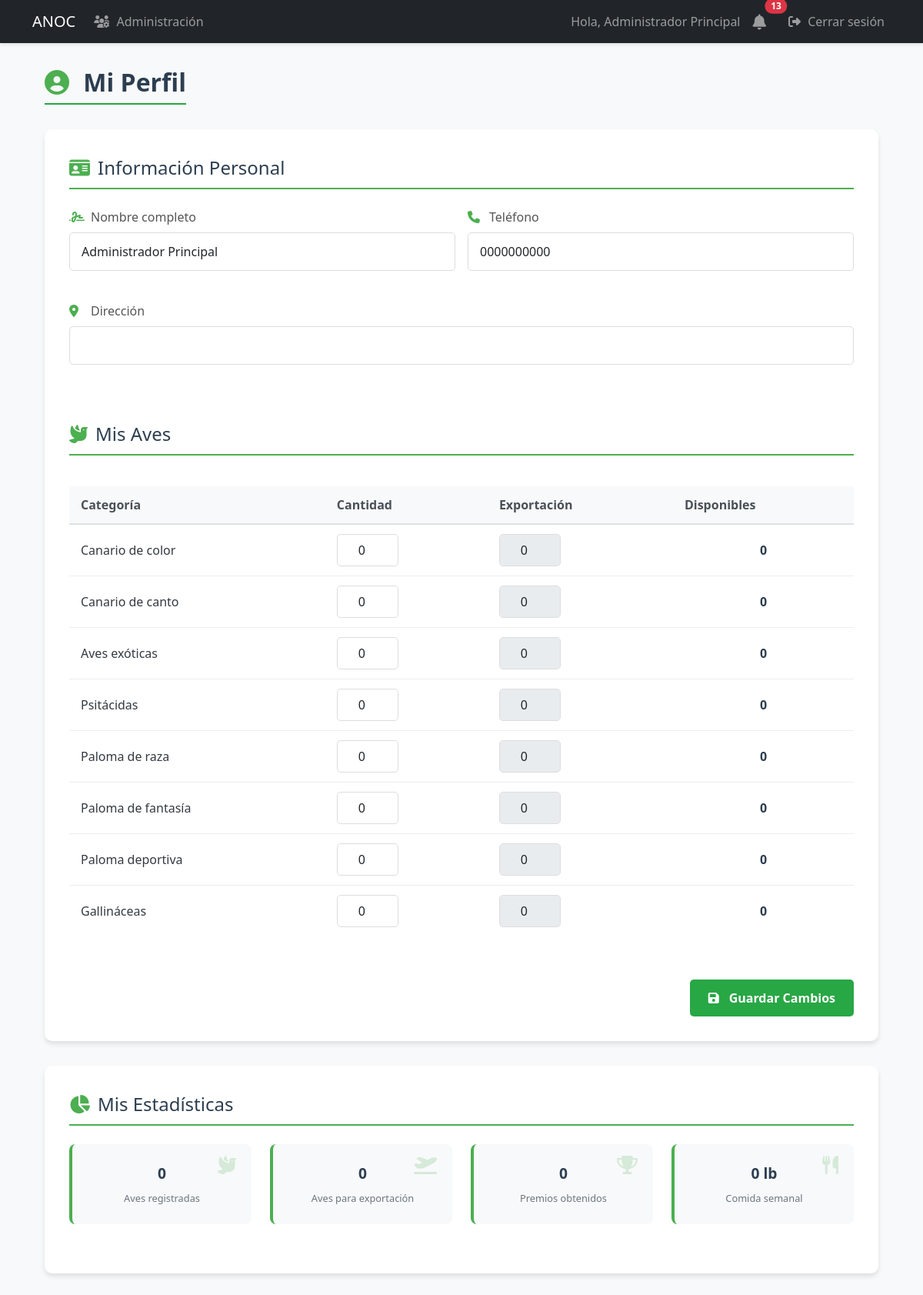
The app's page /profile (signed in) with its own data.
### models.py (models this page shows, shortened)
class User(UserMixin, db.Model):
    id = db.Column(db.Integer, primary_key=True)
    username = db.Column(db.String(80), unique=True, nullable=False, index=True)
    email = db.Column(db.String(120), unique=True, nullable=False, index=True)
    password_hash = db.Column(db.String(128))
    role = db.Column(db.String(20), default='user')  # 'admin', 'specialist', 'dependiente', 'user'
    is_associated = db.Column(db.Boolean, default=False, nullable=False)
    full_name = db.Column(db.String(100), nullable=False)
    phone = db.Column(db.String(20), nullable=False)
    profile_image = db.Column(db.String(255))  # Ruta de la imagen de perfil
    last_login = db.Column(db.DateTime)  # Fecha del último inicio de sesión
    is_active = db.Column(db.Boolean, default=True)  # Para manejar cuentas activas/inactivas
    address = db.Column(db.String(200))  # Nuevo campo para dirección
    birds = db.relationship('UserBirds', backref='user', lazy=True, cascade='all, delete-orphan')
    awards = db.relationship('Award', backref='user', lazy=True, cascade='all, delete-orphan')
    notifications = db.relationship('Notification', backref='user', lazy=True)

class BirdCategory(db.Model):
    id = db.Column(db.Integer, primary_key=True)
    name = db.Column(db.String(100), nullable=False, unique=True)
    parent_category = db.Column(db.String(100))  # Para jerarquías
    resource_needs = db.Column(db.Text)
    description = db.Column(db.Text)  # Descripción más detallada
    birds = db.relationship('UserBirds', backref='category', lazy=True)

### app.py (the view, shortened to what this page needs)
@app.route('/profile', methods=['GET', 'POST'])
@login_required
def profile():
    categories = db.session.execute(select(BirdCategory)).scalars()
    categories = db.session.execute(select(BirdCategory)).scalars()
    return render_template('user/profile.html', categories=categories)

### app.py (called while the page is built)
@login_manager.user_loader
def load_user(user_id):
    return db.session.get(User, int(user_id))

### templates/user/profile.html (shortened to what this page needs)
{% extends "base.html" %}
{% block content %}
<div class="profile-container">
    <div class="profile-header">
        <h2><i class="fas fa-user-circle"></i> Mi Perfil</h2>
    </div>
    <div class="profile-card">
        <form method="POST" action="{{ url_for('profile') }}" id="profile-form">
            <div class="section-title">
                <i class="fas fa-id-card"></i> Información Personal
            </div>
            <div class="row g-3">
                <div class="col-md-6">
                    <div class="form-group">
                        <label><i class="fas fa-signature"></i> Nombre completo</label>
                        <input type="text" class="form-control" name="full_name"
                               value="{{ current_user.full_name }}" required>
                    </div>
                </div>
                <div class="col-md-6">
                    <div class="form-group">
                        <label><i class="fas fa-phone"></i> Teléfono</label>
                        <input type="tel" class="form-control" name="phone"
                               value="{{ current_user.phone }}" required>
                    </div>
                </div>
                <div class="col-12">
                    <div class="form-group">
                        <label><i class="fas fa-map-marker-alt"></i> Dirección</label>
                        <input type="text" class="form-control" name="address"
                               value="{{ current_user.address or '' }}" required>
                    </div>
                </div>
            </div>
            <div class="section-title mt-5">
                <i class="fas fa-dove"></i> Mis Aves
            </div>
            <div class="table-responsive">
                <table class="birds-table">
                    <thead>
                        <tr>
                            <th>Categoría</th>
                            <th>Cantidad</th>
                            <th>Exportación</th>
                            <th>Disponibles</th>
                        </tr>
                    </thead>
                    <tbody>
                        {% for category in categories %}
                        <tr>
                            <td>{{ category.name }}</td>
                            <td>
                                {% set user_bird = current_user.birds|selectattr('category_id', 'equalto', category.id)|first %}
                                <input type="number" class="form-control quantity-input"
                                       name="category_{{ category.id }}"
                                       value="{{ user_bird.quantity if user_bird else 0 }}"
                                       min="0"
                                       data-category="{{ category.id }}"
                                       oninput="updateExportField(this)">
                            </td>
                            <td>
                                {% set user_bird = current_user.birds|selectattr('category_id', 'equalto', category.id)|first %}
                                <input type="number" class="form-control export-input"
                                       name="export_{{ category.id }}"
                                       value="{{ user_bird.export_quantity if user_bird else 0 }}"
                                       min="0"
                                       max="{{ user_bird.quantity if user_bird else 0 }}"
                                       data-category="{{ category.id }}"
                                       {% if not user_bird or user_bird.quantity <= 0 %}disabled{% endif %}>
                            </td>
                            <td class="available-cell">
                                <span id="available-{{ category.id }}">
                                    {{ (user_bird.quantity - user_bird.export_quantity) if user_bird else 0 }}
                                </span>
                            </td>
                        </tr>
                        {% endfor %}
                    </tbody>
                </table>
            </div>
            <div class="form-footer">
                <button type="submit" class="btn-save">
                    <i class="fas fa-save"></i> Guardar Cambios
                </button>
            </div>
        </form>
    </div>
    <div class="stats-card">
        <div class="section-title">
            <i class="fas fa-chart-pie"></i> Mis Estadísticas
        </div>
        <div class="stats-grid">
            <div class="stat-item">
                <div class="stat-value">{{ current_user.birds|sum(attribute='quantity') }}</div>
                <div class="stat-label">Aves registradas</div>
                <i class="stat-icon fas fa-dove"></i>
            </div>
            <div class="stat-item">
                <div class="stat-value">{{ current_user.birds|sum(attribute='export_quantity') }}</div>
                <div class="stat-label">Aves para exportación</div>
                <i class="stat-icon fas fa-plane-departure"></i>
            </div>
            <div class="stat-item">
                <div class="stat-value">{{ current_user.awards|length }}</div>
                <div class="stat-label">Premios obtenidos</div>
                <i class="stat-icon fas fa-trophy"></i>
            </div>
            <div class="stat-item">
                <div class="stat-value">{{ current_user.birds|sum(attribute='food_required') }} lb</div>
                <div class="stat-label">Comida semanal</div>
                <i class="stat-icon fas fa-utensils"></i>
            </div>
        </div>
    </div>
</div>
{% endblock %}

### templates/base.html (shortened to what this page needs)
<!DOCTYPE html>
<html lang="es">
<head>
    <link href="https://cdn.jsdelivr.net/npm/bootstrap@5.3.0/dist/css/bootstrap.min.css" rel="stylesheet">
    <link href="https://cdnjs.cloudflare.com/ajax/libs/font-awesome/6.4.0/css/all.min.css" rel="stylesheet">
    <link rel="stylesheet" href="{{ url_for('static', filename='css/styles.css') }}">
</head>
<body>
    <nav class="navbar navbar-expand-lg navbar-dark bg-dark">
        <div class="container">
            <a class="navbar-brand" href="{{ url_for('dashboard') }}">ANOC</a>
            <div class="collapse navbar-collapse" id="navbarNav">
                <ul class="navbar-nav me-auto">
                    {% if current_user.is_authenticated and current_user.role == 'admin' %}
                        <li class="nav-item">
                            <a class="nav-link" href="{{ url_for('admin_users') }}">
                                <i class="fas fa-users-cog"></i> Administración
                            </a>
                        </li>
                    {% endif %}
                </ul>
                <ul class="navbar-nav">
                    {% if current_user.is_authenticated %}
                        <li class="nav-item">
                            <span class="nav-link">Hola, {{ current_user.full_name }}</span>
                        </li>
                        <li class="nav-item position-relative me-2">
                            <a class="nav-link" href="{{ url_for('notifications') }}">
                                <i class="fas fa-bell fa-lg"></i>
                                {% if current_user.is_authenticated %}
                                    {% set unread_count = get_unread_notifications_count(current_user.id) %}
                                    {% if unread_count > 0 %}
                                        <span class="position-absolute top-0 start-100 translate-middle badge rounded-pill bg-danger">
                                            {{ unread_count }}
                                        </span>
                                    {% endif %}
                                {% endif %}
                            </a>
                        </li>
                        <li class="nav-item">
                            <a class="nav-link" href="{{ url_for('logout') }}">
                                <i class="fas fa-sign-out-alt"></i> Cerrar sesión
                            </a>
                        </li>
                    {% else %}
                        <li class="nav-item">
                            <a class="nav-link" href="{{ url_for('login') }}">
                                <i class="fas fa-sign-in-alt"></i> Iniciar sesión
                            </a>
                        </li>
                    {% endif %}
                </ul>
            </div>
        </div>
    </nav>
    <div class="container mt-4">
        {% block content %}{% endblock %}
    </div>
</body>
</html>

### static/css/styles.css (style rules this page uses)
.navbar { box-shadow: 0 2px 4px rgba(0,0,0,0.1); }
.form-group { margin-bottom: 1.5rem; }
.form-group label { display: block; margin-bottom: 0.5rem; font-weight: 500; color: #555; }
.form-control { width: 100%; padding: 12px 15px; border: 1px solid #ddd; border-radius: 5px; font-size: 1rem; }
.profile-container { max-width: 1200px; margin: 2rem auto; padding: 0 1rem; }
.profile-header { display: flex; justify-content: space-between; align-items: center; margin-bottom: 2rem; }
.profile-header h2 { color: #2c3e50; font-weight: 700; font-size: 2rem; margin: 0; }
.profile-header h2 i { color: #4CAF50; margin-right: 10px; }
.profile-card, .stats-card { background: white; border-radius: 10px; box-shadow: 0 4px 6px rgba(0, 0, 0, 0.1); padding: 2rem; margin-bottom: 2rem; }
.section-title { font-size: 1.5rem; color: #2c3e50; margin-bottom: 1.5rem; padding-bottom: 0.5rem; border-bottom: 2px solid #4CAF50; display: flex; align-items: center; }
.section-title i { margin-right: 10px; color: #4CAF50; }
.form-group label { display: block; margin-bottom: 0.5rem; font-weight: 500; color: #555; display: flex; align-items: center; }
.form-group label i { margin-right: 8px; width: 20px; color: #4CAF50; }
.birds-table { width: 100%; border-collapse: collapse; margin: 1rem 0; }
.birds-table th { background-color: #4CAF50; color: white; padding: 12px; text-align: left; }
.birds-table td { padding: 12px; border-bottom: 1px solid #eee; vertical-align: middle; }
.birds-table tr:last-child td { border-bottom: none; }
.birds-table input[type="number"] { width: 80px; text-align: center; padding: 8px; }
.available-cell { font-weight: 600; color: #2c3e50; text-align: center; }
.form-footer { display: flex; justify-content: flex-end; margin-top: 2rem; }
.btn-save { background-color: #4CAF50; color: white; border: none; padding: 12px 24px; border-radius: 5px; font-size: 1rem; font-weight: 600; cursor: pointer; display: flex; align-items: center; gap: 8px; }
.stats-grid { display: grid; grid-template-columns: repeat(auto-fit, minmax(200px, 1fr)); gap: 1.5rem; margin-top: 1.5rem; }
.stat-item { background: #f8f9fa; border-radius: 8px; padding: 1.5rem; text-align: center; position: relative; overflow: hidden; border-left: 4px solid #4CAF50; }
.stat-value { font-size: 2rem; font-weight: 700; color: #2c3e50; margin-bottom: 0.5rem; }
.stat-label { font-size: 0.9rem; color: #6c757d; }
.stat-icon { position: absolute; top: 15px; right: 15px; font-size: 1.5rem; color: rgba(76, 175, 80, 0.2); }
:root { --primary-color: #2c3e50; --secondary-color: #4CAF50; --light-gray: #f8f9fa; --medium-gray: #e9ecef; --dark-gray: #6c757d; --text-color: #495057; --white: #ffffff; }
.stat-item { display: flex; flex-direction: column; align-items: center; }
.stat-value { font-size: 1.5rem; font-weight: 700; color: #2c3e50; }
.stat-label { font-size: 0.8rem; color: #6c757d; }
.birds-table { width: 100%; border-collapse: collapse; margin-bottom: 1.5rem; }
.birds-table th { background-color: #f8f9fa; color: #495057; padding: 12px 15px; text-align: left; font-weight: 600; border-bottom: 2px solid #dee2e6; }
.birds-table td { padding: 12px 15px; border-bottom: 1px solid #eee; vertical-align: middle; }
.stats-grid { display: grid; grid-template-columns: repeat(auto-fit, minmax(220px, 1fr)); gap: 1.5rem; margin-bottom: 2rem; }
.btn-save { background-color: #28a745; color: white; border: none; }
.stat-item .stat-value { font-size: 1.2rem; font-weight: bold; }
.stat-item .stat-label { font-size: 0.8rem; color: #6c757d; }
:root { --primary-green: #28a745; --light-green: #d4edda; --dark-green: #218838; --soft-green: #e8f5e9; --text-dark: #343a40; --text-muted: #6c757d; }
body { background-color: #f8f9fa; color: var(--text-dark); }
h2 { color: var(--primary-green); font-weight: 600; border-bottom: 2px solid var(--primary-green); padding-bottom: 8px; display: inline-block; }
.fas { margin-right: 5px; }

### records on screen
User: full_name "Administrador Principal", phone "0000000000"
BirdCategory: name "Canario de color", quantity "0", export_quantity "0"
BirdCategory: name "Canario de canto", quantity "0", export_quantity "0"
BirdCategory: name "Aves exóticas", quantity "0", export_quantity "0"
BirdCategory: name "Psitácidas", quantity "0", export_quantity "0"
BirdCategory: name "Paloma de raza", quantity "0", export_quantity "0"
BirdCategory: name "Paloma de fantasía", quantity "0", export_quantity "0"
BirdCategory: name "Paloma deportiva", quantity "0", export_quantity "0"
BirdCategory: name "Gallináceas", quantity "0", export_quantity "0"

### other values on screen
{{ unread_count }} "13"
{{ current_user.birds|sum(attribute='quantity') }} "0"
{{ current_user.birds|sum(attribute='export_quantity') }} "0"
{{ current_user.awards|length }} "0"
{{ current_user.birds|sum(attribute='food_required') }} "0"
